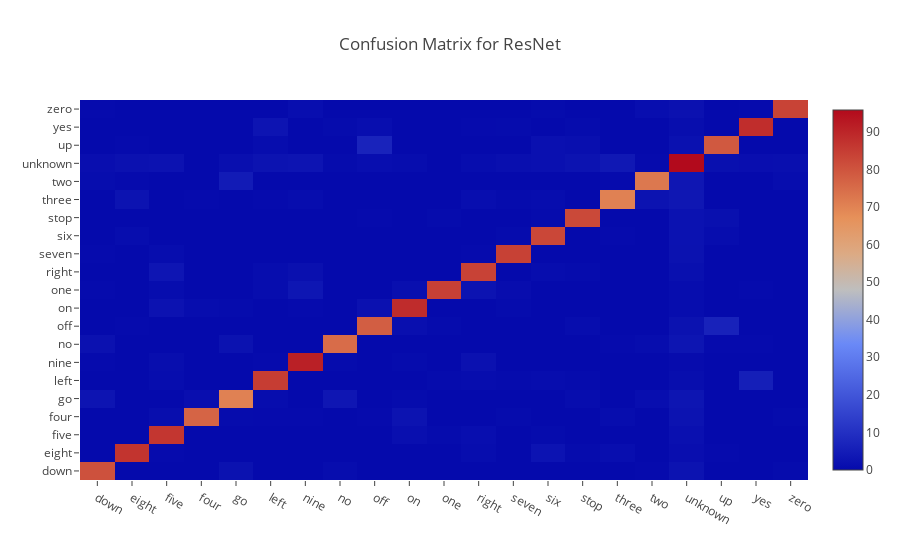

Notebook cell for this chart:
### Code cell
cm = confusion_matrix(truth_labels, c_resnet_labels)
cm = np.divide(cm, cm.sum(axis=1)) * 100
py.iplot(dict(
    data=[go.Heatmap(z=cm, x=classes, y=classes)],
    layout=go.Layout(title='Confusion Matrix for ResNet')))

### Figure 1 — Plotly figure (JSON) as saved in the notebook; plotly's stock layout.template omitted (floating-point values rounded to 4 significant figures; data arrays with more than 128 entries replaced by an {"elided": "..."} marker saying what was removed)
{"data": [{"type": "heatmap", "x": ["down", "eight", "five", "four", "go", "left", "nine", "no", "off", "on", "one", "right", "seven", "six", "stop", "three", "two", "unknown", "up", "yes", "zero"], "y": ["down", "eight", "five", "four", "go", "left", "nine", "no", "off", "on", "one", "right", "seven", "six", "stop", "three", "two", "unknown", "up", "yes", "zero"], "z": {"elided": "21x21 float values"}}], "layout": {"title": "Confusion Matrix for ResNet"}}
